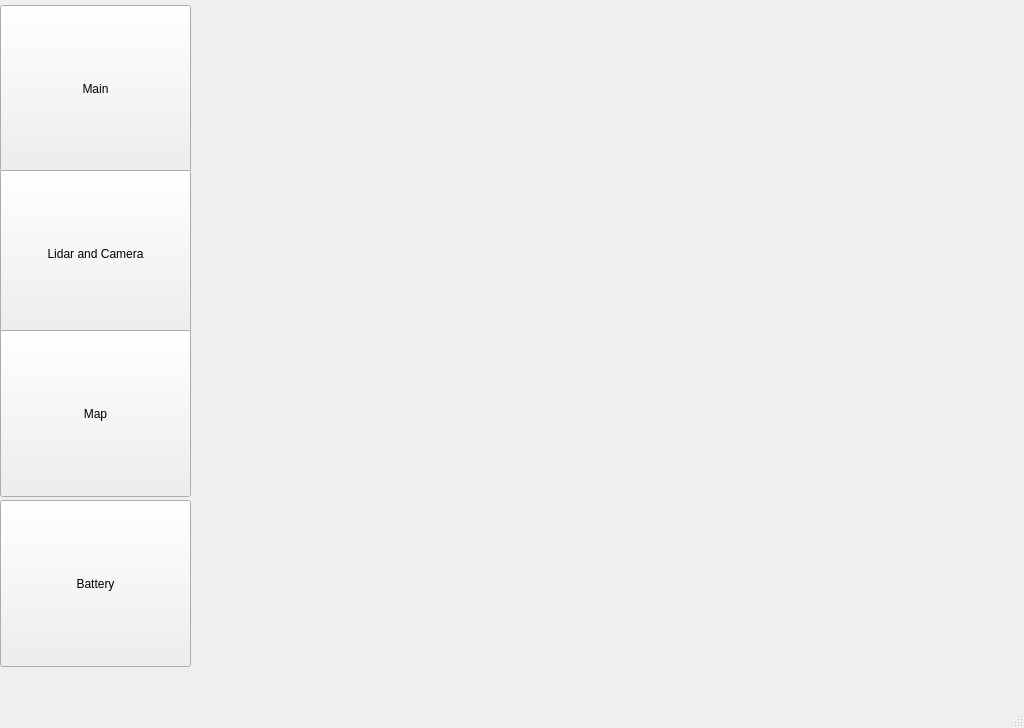
<?xml version="1.0" encoding="UTF-8"?>
<ui version="4.0">
 <class>MainWindow</class>
 <widget class="QMainWindow" name="MainWindow">
  <property name="geometry">
   <rect>
    <x>0</x>
    <y>0</y>
    <width>1024</width>
    <height>728</height>
   </rect>
  </property>
  <property name="windowTitle">
   <string>MainWindow</string>
  </property>
  <widget class="QWidget" name="centralwidget">
   <widget class="QLabel" name="Background">
    <property name="geometry">
     <rect>
      <x>190</x>
      <y>0</y>
      <width>830</width>
      <height>681</height>
     </rect>
    </property>
    <property name="text">
     <string/>
    </property>
    <property name="pixmap">
     <pixmap>picture/fix_3.png</pixmap>
    </property>
    <property name="scaledContents">
     <bool>true</bool>
    </property>
   </widget>
   <widget class="QPushButton" name="main_window">
    <property name="geometry">
     <rect>
      <x>0</x>
      <y>5</y>
      <width>191</width>
      <height>167</height>
     </rect>
    </property>
    <property name="text">
     <string>Main</string>
    </property>
   </widget>
   <widget class="QPushButton" name="lidar_window">
    <property name="geometry">
     <rect>
      <x>0</x>
      <y>170</y>
      <width>191</width>
      <height>167</height>
     </rect>
    </property>
    <property name="text">
     <string>Lidar and Camera</string>
    </property>
   </widget>
   <widget class="QPushButton" name="map_window">
    <property name="geometry">
     <rect>
      <x>0</x>
      <y>330</y>
      <width>191</width>
      <height>167</height>
     </rect>
    </property>
    <property name="text">
     <string>Map</string>
    </property>
   </widget>
   <widget class="QPushButton" name="battery_window">
    <property name="geometry">
     <rect>
      <x>0</x>
      <y>500</y>
      <width>191</width>
      <height>167</height>
     </rect>
    </property>
    <property name="text">
     <string>Battery</string>
    </property>
   </widget>
  </widget>
  <widget class="QMenuBar" name="menubar">
   <property name="geometry">
    <rect>
     <x>0</x>
     <y>0</y>
     <width>1024</width>
     <height>22</height>
    </rect>
   </property>
  </widget>
  <widget class="QStatusBar" name="statusbar"/>
 </widget>
 <resources/>
 <connections/>
</ui>
